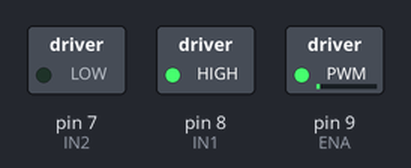
Simulated run of this sketch. Board: Arduino Uno, built with avr-gcc and run on an emulated ATmega328P. Shown: switched loads named in the sketch (green lamp = pin HIGH).

Above: at 0.05 s.
At 2.55 s:
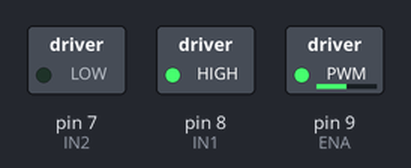
At 5.1 s:
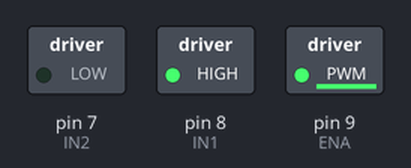
At 10.2 s:
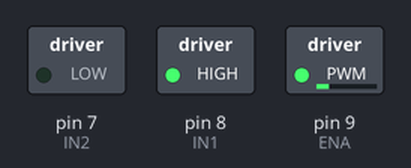
Timing chart, 0 to 15.9 s (numbered marks = the images above):
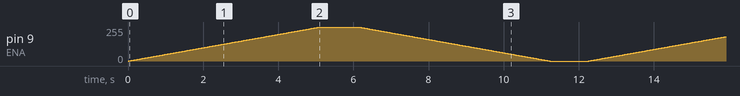

The sketch:

DCMotorSpeedControlusingL293D.ino
```cpp
const int ENA = 9;
const int IN1 = 8;
const int IN2 = 7;

void setup() {

  pinMode(ENA, OUTPUT);
  pinMode(IN1, OUTPUT);
  pinMode(IN2, OUTPUT);

  digitalWrite(IN1, HIGH);
  digitalWrite(IN2, LOW);
}

void loop() {

  // Increase Speed
  for(int speed = 0; speed <= 255; speed++) {
    analogWrite(ENA, speed);
    delay(20);
  }

  delay(1000);

  // Decrease Speed
  for(int speed = 255; speed >= 0; speed--) {
    analogWrite(ENA, speed);
    delay(20);
  }

  delay(1000);
}
```
